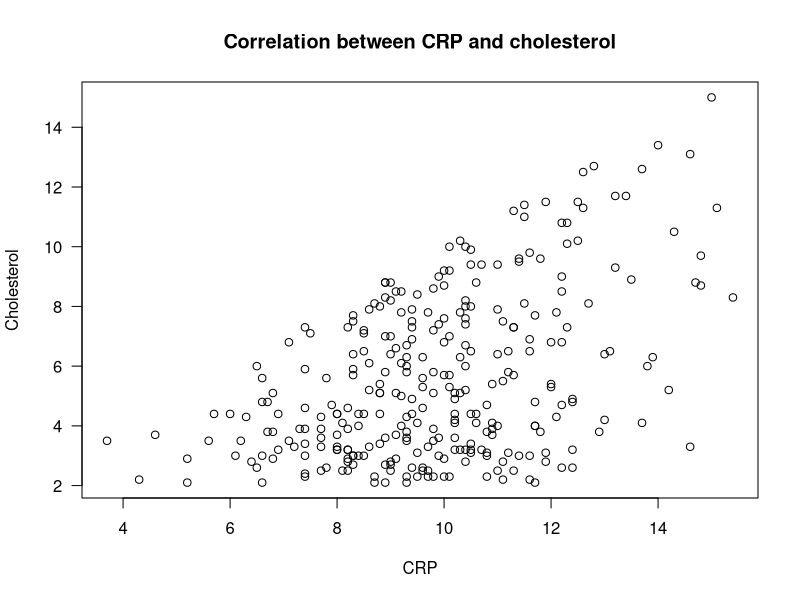
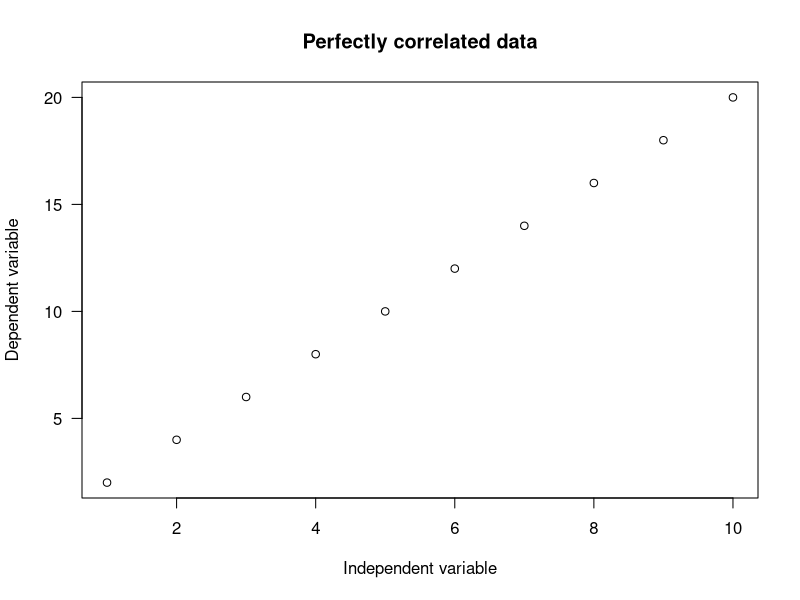
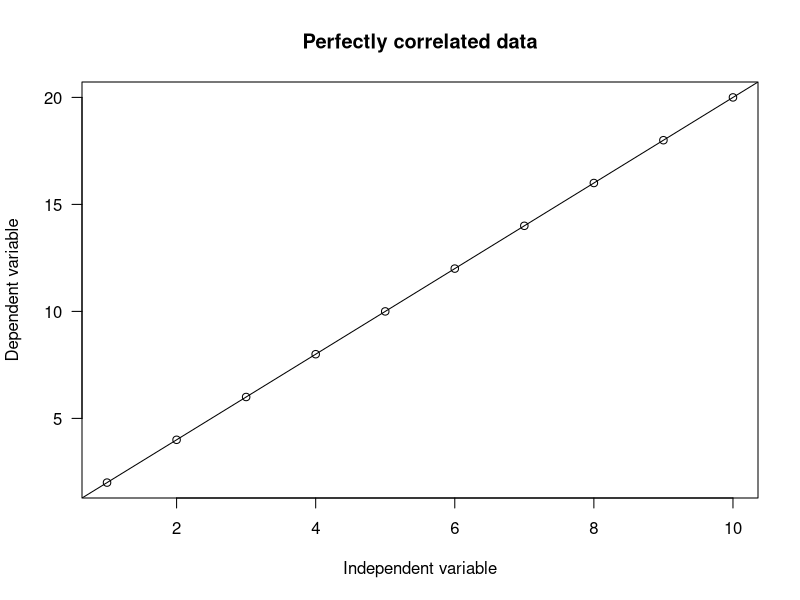
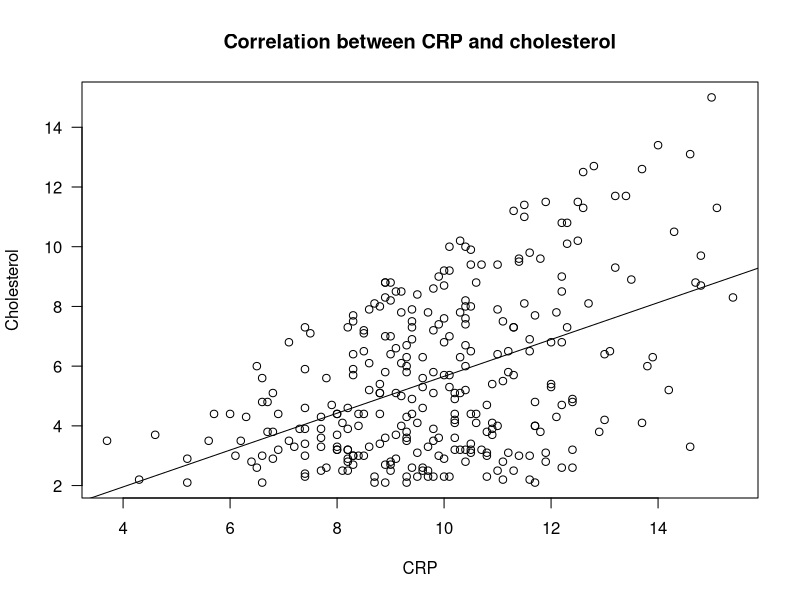

Write the R code that produced these figures, in order.
## ---- chunk 1
knitr::opts_chunk$set(echo = TRUE)
setwd(getwd())
## ---- chunk 2
df <- read.csv("ProjectIIData.csv",
               header = TRUE)
## ---- chunk 3
plot(x = df$CRP,
     y = df$Cholesterol,
     main = "Correlation between CRP and cholesterol",
     xlab = "CRP",  # Variable listed first
     ylab = "Cholesterol",  # Variable listed second
     las = 1)
## ---- chunk 4
cov(df$CRP,
    df$Cholesterol)
## ---- chunk 5
r = cov(df$CRP, df$Cholesterol) / (sd(df$CRP) * sd(df$Cholesterol))
r
## ---- chunk 6
cor.test(df$CRP,
         df$Cholesterol)
## ---- chunk 7
indep <- c(1:10)
dep <- 2 * indep
## ---- chunk 8
plot(indep,
     dep,
     main = "Perfectly correlated data",
     xlab = "Independent variable",
     ylab = "Dependent variable",
     las = 1)
## ---- chunk 9
plot(indep,
     dep,
     main = "Perfectly correlated data",
     xlab = "Independent variable",
     ylab = "Dependent variable",
     las = 1)
abline(lm(dep ~ indep))
## ---- chunk 10
perfect_model <- lm(dep ~ indep)
summary(perfect_model)  # Printing a summary of the model
## ---- chunk 11
uni_lin_model <- lm(Cholesterol ~ CRP,
                    data = df)
summary(uni_lin_model)
## ---- chunk 12
plot(x = df$CRP,
     y = df$Cholesterol,
     main = "Correlation between CRP and cholesterol",
     xlab = "CRP",  # Variable listed first
     ylab = "Cholesterol",  # Variable listed second
     las = 1)
abline(uni_lin_model)
## ---- chunk 13
mult_lin_model <- lm(Cholesterol ~ CRP + Triglyceride,
                     data = df)
summary(mult_lin_model)
